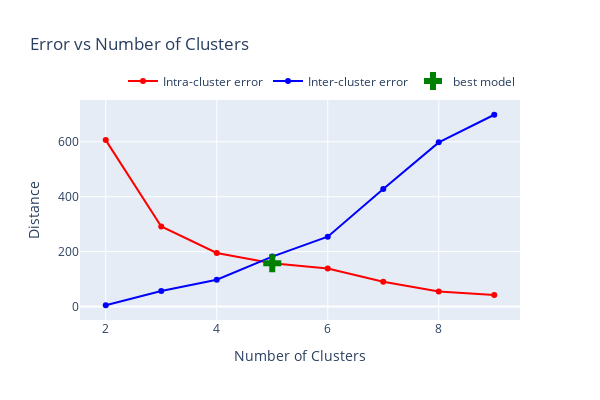

Here is the notebook cell this chart was saved with:
### Markdown cell above
## Clustering

### Code cell
from train import plot_inter_intra_err

import plotly.graph_objects as go

min_clusters=2
max_clusters=10
plot_inter_intra_err(df_train_feat_scaled_pca, min_clusters=min_clusters, max_clusters=max_clusters)

### Figure 1 — Plotly figure (JSON) as saved in the notebook; plotly's stock layout.template omitted (floating-point values rounded to 4 significant figures)
{"data": [{"line": {"color": "red"}, "mode": "lines+markers", "name": "Intra-cluster error", "showlegend": true, "type": "scatter", "x": [2, 3, 4, 5, 6, 7, 8, 9], "y": [606.3, 291.6, 195.0, 157.6, 138.2, 89.97, 54.62, 42.14]}, {"line": {"color": "blue"}, "mode": "lines+markers", "name": "Inter-cluster error", "showlegend": true, "type": "scatter", "x": [2, 3, 4, 5, 6, 7, 8, 9], "y": [4.545, 56.23, 97.74, 181.9, 254.3, 428.1, 598.0, 698.6]}, {"marker": {"color": "green", "size": 15, "symbol": "cross"}, "mode": "markers", "name": "best model", "showlegend": true, "type": "scatter", "x": [5], "y": [157.6]}], "layout": {"height": 400, "hovermode": "x unified", "legend": {"orientation": "h", "x": 1, "xanchor": "right", "y": 1.02, "yanchor": "bottom"}, "title": {"text": "Error vs Number of Clusters"}, "width": 600, "xaxis": {"title": {"text": "Number of Clusters"}}, "yaxis": {"title": {"text": "Distance"}}}}
